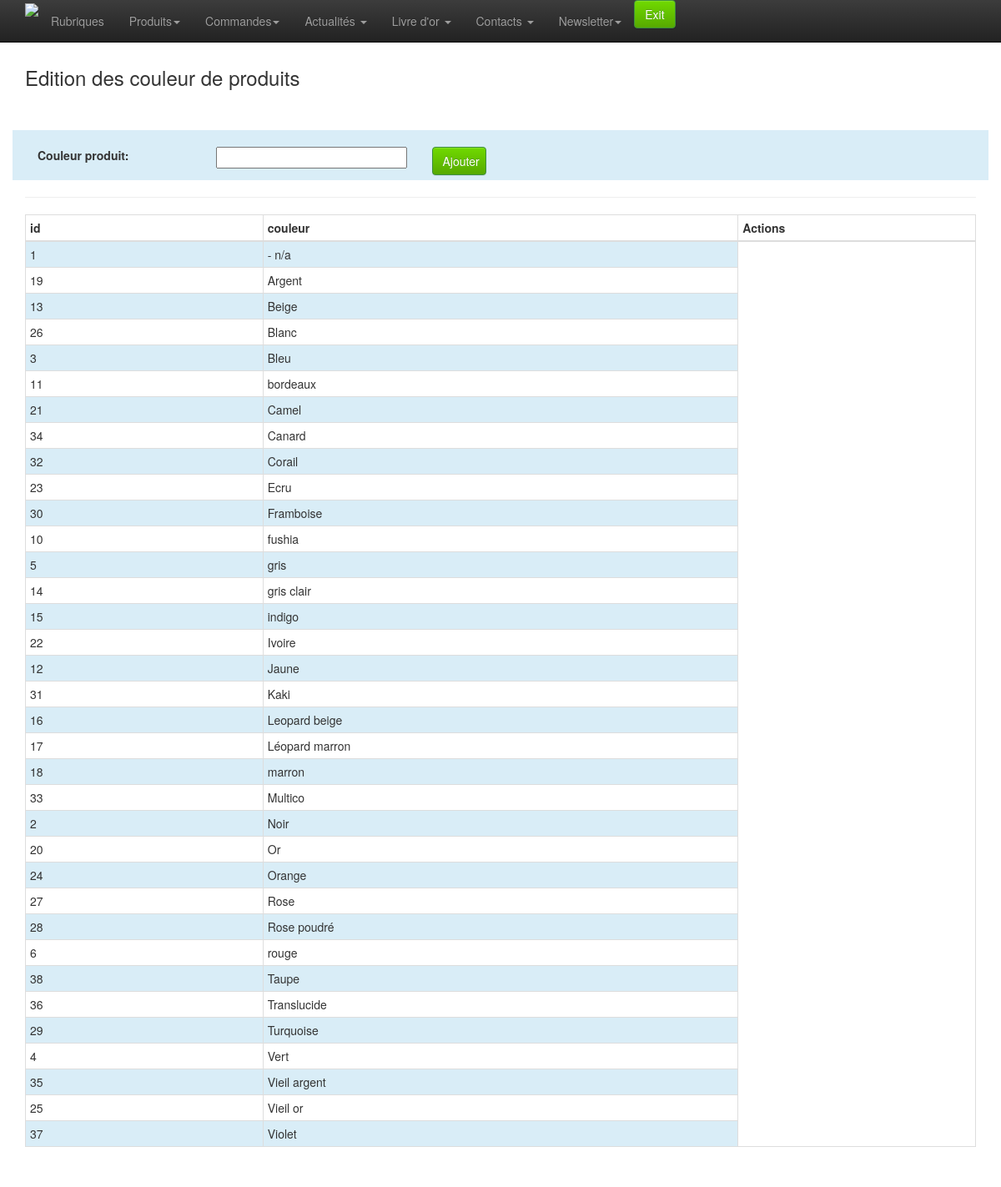
Page /admin/product-color-edit.php (signed in) on the committed database.
### tables this page shows
CREATE TABLE `color` (
  `id` smallint(5) unsigned NOT NULL AUTO_INCREMENT,
  `label` varchar(50) NOT NULL,
  PRIMARY KEY (`id`)
);

### admin/classes/StorageManager.php (called while the page is built, shortened)
<?php
class StorageManager{
	protected function dbConnect() {
	    $host = DBHOST;
	    $user = DBUSER;
	    $pass = DBPASSWD;
	    $bdd  = DBNAME;
		try {
			$this->mysqli = new mysqli ($host, $user, $pass, $bdd) ;
		} catch (Exception $e) {
			throw new Exception("Erreur Connexion DB ". $e->getMessage());
		}
	}
}
?>

### admin/classes/Catproduct.php (called while the page is built, shortened)
<?php
require_once("StorageManager.php");
class Catproduct extends StorageManager {
	public function getColors(){
		$sql = "SELECT *
					FROM color
					ORDER BY label;";
		$new_array = null;
		$result = mysqli_query($this->mysqli,$sql);
		while( $row = mysqli_fetch_assoc( $result)){
			$new_array[] = $row;
		}
		return $new_array;
	}
}

### admin/product-color-edit.php (the view, shortened to what this page needs)
<?php
require 'classes/Catproduct.php';
	try {
		$catproduct = new Catproduct();
		$result = $catproduct->getColors();
	} catch (Exception $e) {
		echo 'Erreur contactez votre administrateur <br> :',  $e->getMessage(), "\n";
		exit();
	}
?>
<!doctype html>
<html class="no-js" lang="en">
<head>
	<?php include_once 'inc-meta.php';?>
</head>
<body>
	<?php require_once 'inc-menu.php';?>
	<div class="container">
		<div class="row">
			<div class="col-xs-12 col-sm-12 col-md-12">
				<h3>Edition des couleur de produits</h5>
				<br><br>
			</div>
		</div>
		<div class="row bg-info">
				<br>
				<form name="formulaire" class="form-horizontal" method="POST"  action="product-fp.php" >
				<div class="col-md-5 ">
					<label class="col-sm-6">Couleur produit:</label><input type="text" class="col-sm-6" name="label"  id="label" value="">
				</div>
				<div class="col-md-3">
					<button class="btn btn-success col-sm-3" type="submit" >Ajouter</button>
				</div>
				</form>
				<br><br>
		</div>
		<hr width="100%">
		<div class="row">
			<div class="col-xs-12 col-sm-12 col-md-12">
				<table class="table table-hover table-bordered table-condensed table-striped" >
					<thead>
						<tr>
							<th class="col-md-1" style="">
								id
							</th>
							<th class="col-md-2" style="">
								couleur
							</th>
							<th class="col-md-1" colspan="2" style="">
								Actions
							</th>
						</tr>
					</thead>
					<tbody>
						<?php
						if (!empty($result)) {
							$i=0;
							foreach ($result as $value) {
							$i++;
							?>
							<tr class="<?php if ($i%2!=0) echo 'info'?>">
								<td><?php echo $value['id']?></td>
								<td><?php echo $value['label'] ?></td>
							</tr>
							<?php } ?>
						<?php } ?>
					</tbody>
				</table>
			</div>
		</div>
	</div>
</body>
</html>

### admin/css/style.css (style rules this page uses)
body { padding-top: 60px; padding-bottom: 40px; }
.btn-success { background-color: #57a900; background-image: -moz-linear-gradient(top, #70d900, #57a900); background-image: -ms-linear-gradient(top, #70d900, #57a900); background-image: -webkit-gradient(linear, 0 0, 0 100%, from(#70d900), to(#57a900)); background-image: -webkit-linear-gradient(top, #70d900, #57a900); background-image: -o-linear-gradient(top, #70d900, #57a900); background-image: linear-gradient(top, #70d900, #57a900); filter: progid:DXImageTransform.Microsoft.gradient(startColorstr='#70d900', endColorstr='#57a900', GradientType=0); }

### rows in the picture
color: id "1", label "- n/a"
color: id "19", label "Argent"
color: id "13", label "Beige"
color: id "26", label "Blanc"
color: id "3", label "Bleu"
color: id "11", label "bordeaux"
color: id "21", label "Camel"
color: id "34", label "Canard"
color: id "32", label "Corail"
color: id "23", label "Ecru"
color: id "30", label "Framboise"
color: id "10", label "fushia"
color: id "5", label "gris"
color: id "14", label "gris clair"
color: id "15", label "indigo"
color: id "22", label "Ivoire"
color: id "12", label "Jaune"
color: id "31", label "Kaki"
color: id "16", label "Leopard beige"
color: id "17", label "Léopard marron"
color: id "18", label "marron"
color: id "33", label "Multico"
color: id "2", label "Noir"
color: id "20", label "Or"
color: id "24", label "Orange"
color: id "27", label "Rose"
color: id "28", label "Rose poudré"
color: id "6", label "rouge"
color: id "38", label "Taupe"
color: id "36", label "Translucide"
color: id "29", label "Turquoise"
color: id "4", label "Vert"
color: id "35", label "Vieil argent"
color: id "25", label "Vieil or"
color: id "37", label "Violet"
